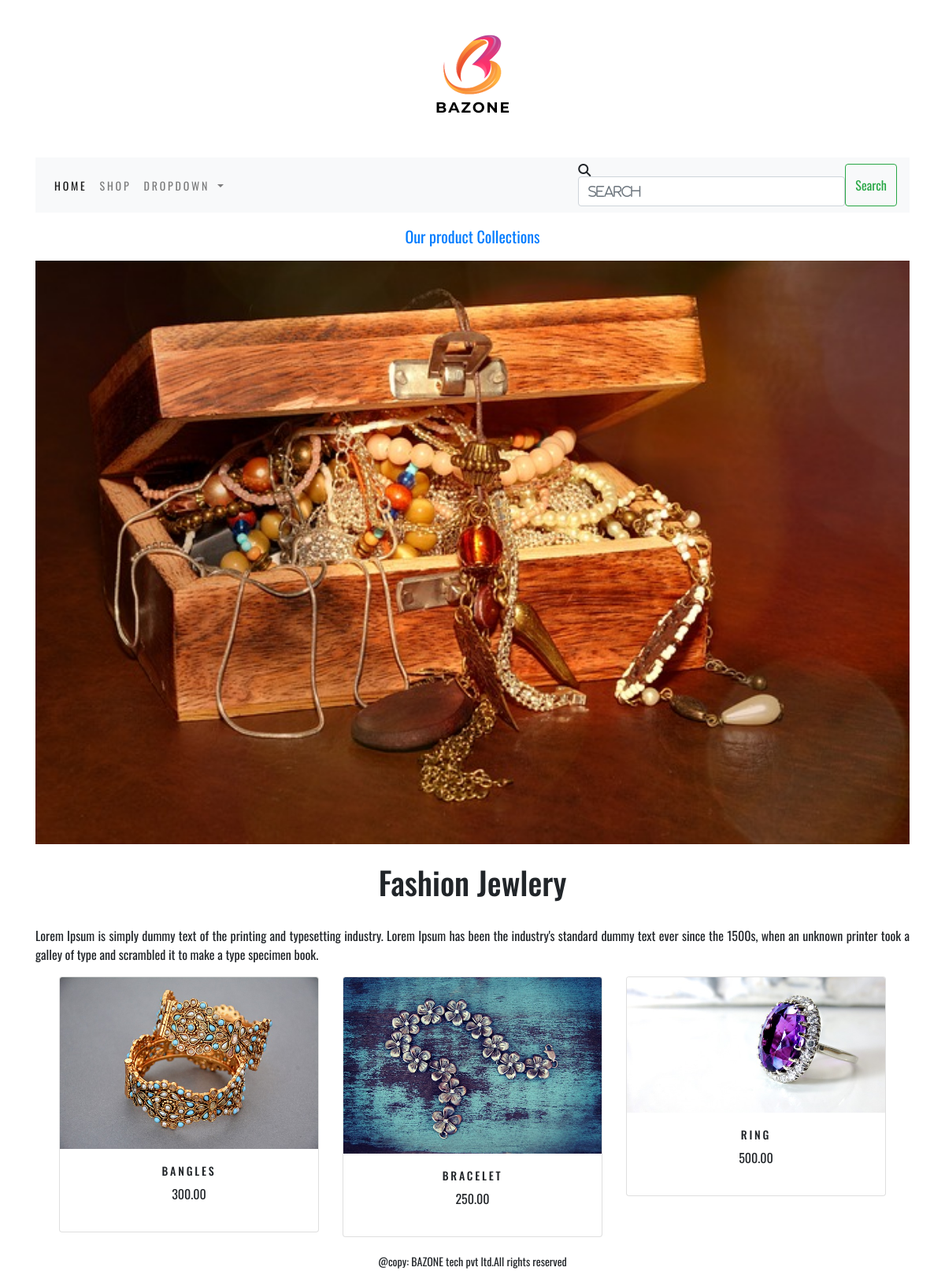
Screenshot of /shop/school-things/ with the database file from the repository.
### ecomapp/models.py (models this page shows, shortened)
class Category(models.Model):
    name = models.CharField(max_length=250, unique=True)
    slug = models.SlugField(max_length=250, unique=True)
    description = models.TextField(blank=True)
    image = models.ImageField(upload_to='category', blank=True)
    class Meta:
        ordering = ('name',)
        verbose_name = 'category'
        verbose_name_plural = 'categories'
    def get_url(self):
        return reverse('shop:product_by_category', args=[self.slug])

class Product(models.Model):
    name = models.CharField(max_length=250, unique=True)
    slug = models.SlugField(max_length=250, unique=True)
    description = models.TextField(blank=True)
    price = models.DecimalField(max_digits=20, decimal_places=2)
    category = models.ForeignKey(Category, on_delete=models.CASCADE)
    image = models.ImageField(upload_to='product', blank=True)
    stock = models.IntegerField()
    available = models.BooleanField(default=True)
    created = models.DateTimeField(auto_now_add=True)
    updated = models.DateTimeField(auto_now=True)
    class Meta:
        ordering = ('name',)
        verbose_name = 'product'
        verbose_name_plural = 'products'
    def get_url(self):
        return reverse('shop:product_details', args=[self.category.slug, self.slug])

### ecomapp/views.py (the view)
# urls.py: path('', views.allprodcat, name="AllProdCat"),
def allprodcat(request, c_slug=None):
    c_page = None
    products_list = None
    if c_slug is not None:
        c_page = get_object_or_404(Category, slug=c_slug)
        products_list = Product.objects.all().filter(category=c_page, available=True)
    else:
        products_list = Product.objects.all().filter(available=True)
    paginator = Paginator(products_list, 6)
    try:
        page = int(request.GET.get('page', '1'))
    except:
        page = 1
    try:
        products = paginator.page(page)
    except(EmptyPage, InvalidPage):
        products = paginator.page(paginator.num_pages)
    return render(request, 'category.html', {'category': c_page, 'products': products})

### cartapp/context_processors.py (called while the page is built)
def counter(request):
    item_count = 0
    if 'admin' in request.path:
        return {}
    else:
        try:
            cart = Cart.objects.filter(cart_id=cart_id1(request))
            cart_items = CartItem.objects.all().filter(cart=cart[:1])
            for cart_item in cart_items :
                item_count += cart_item.quantity
        except DoesNotExist:
            item_count = 0
    return {'item_count': item_count}

### cartapp/views.py (called while the page is built)
def cart_id1(request):
    cart = request.session.session_key
    if not cart:
        cart = request.session.create()
    return cart

### ecomapp/context_processors.py (called while the page is built)
def menu_links(request):
    links = Category.objects.all()
    return dict(links=links)

### templates/category.html (shortened to what this page needs)
{% extends 'base.html' %}
{% load static %}
{% block content %}
{% if category %}
<div class="container">
    <div class="row my-row">
        <div class="mx-auto">
            <p><a href="{% url 'shop:AllProdCat' %}">Our product Collections</a></p>
        </div>
    </div>
</div>
{% endif %}
    <div class="mx-auto">
        {% if category %}
        <img class="my-image" src="{{category.image.url}}" alt="{{category.name}}">
    </div>
    <br>
    <div class="mx-auto">
        <h1 class="text-center my-title">{{category.name}}</h1>
        <br>
        <p class="text-justify">{{category.description}}</p>
    </div>
        {% endif %}
<div class="container">
    <div class="row mx-auto">
        {% for product in products.object_list %}
        <div class="my-margin col-9 col-sm-12 col-md-4 col-lg-4">
            <div class="card text-center" style="min-width:18rem;">
                <a href="{{product.get_url}}"><img class="card-img-top my-image" src="{{product.image.url}}" alt="{{product.name}}"></a>
                <div class="card-body">
                    <h4>{{product.name}}</h4>
                    <p>{{product.price}}</p>
                </div>
            </div>
        </div>
        {% endfor %}
    </div>
    </div>
{% endblock %}

### static/css/custom.css (style rules this page uses)
body { font-family: 'Oswald', sans-serif; }
.my-row { padding-top:15px }
.my-row .mx-auto { color:black; font-size:20px; }
.my-image { width:100%; height:auto; }
.card-body h4 { font-size:14px; text-transform:uppercase; letter-spacing:.2em; }

### rows the page displays
Category: image (picture), name "Fashion Jewlery", description "Lorem Ipsum is simply dummy text of the printing and typesetting industry. Lorem Ipsum has been the industry's standard dummy text ever since the 1500s, when an unknown printer took a galley of type and scrambled it to make a type specimen book."
Product: image (picture), name "BANGLES", price "300.00"
Product: image (picture), name "BRACELET", price "250.00"
Product: image (picture), name "RING", price "500.00"
